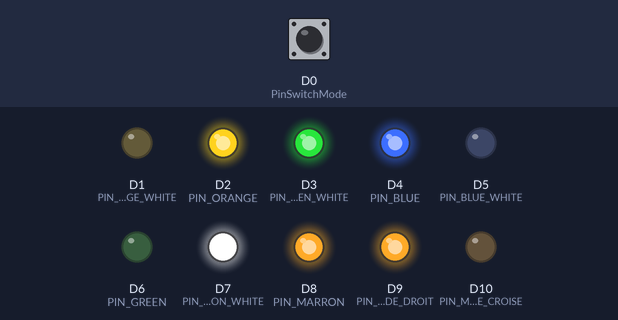
The program below on a simulated Arduino MKR. Shown: output pins drawn as LEDs (lit = HIGH). Inputs (shaded band) come from the test bench; at power-on: D0 (PinSwitchMode) HIGH.

Above: at 1.2 s.
1.3 s: D0 (PinSwitchMode) pulled LOW for 0.15 s
At 1.9 s:
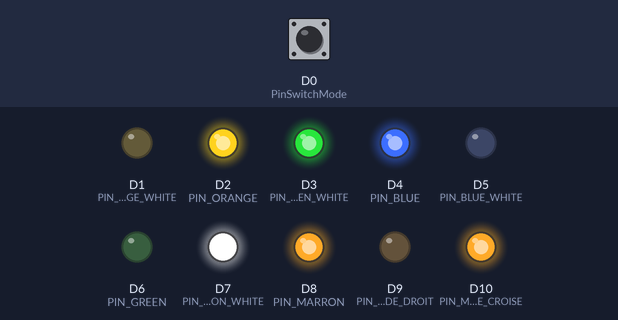
3.0 s: D0 (PinSwitchMode) pulled LOW for 1 s
At 4.5 s:
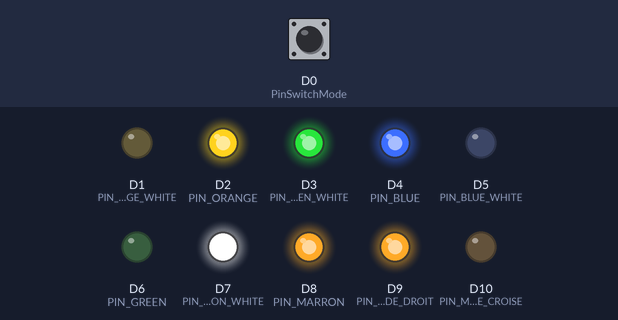
5.5 s: D0 (PinSwitchMode) pulled LOW for 3.2 s
At 9.2 s:
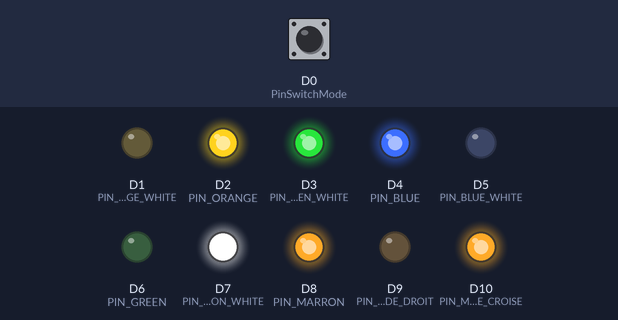
Timing chart, 0 to 10.7 s (numbered marks = the images above; inputs shaded):
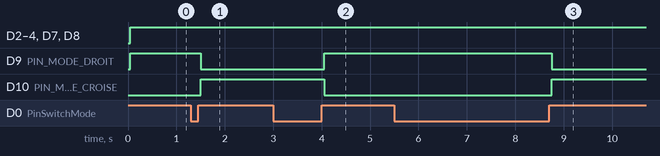

Measured:
- after the input at 1.3 s, D9 (PIN_MODE_DROIT): HIGH → LOW after 0.20 s; D10 (PIN_MODE_CROISE): LOW → HIGH after 0.20 s
- after the input at 3.0 s, D9 (PIN_MODE_DROIT): LOW → HIGH after 1.1 s; D10 (PIN_MODE_CROISE): HIGH → LOW after 1.1 s
- after the input at 5.5 s, D9 (PIN_MODE_DROIT): HIGH → LOW after 3.3 s; D10 (PIN_MODE_CROISE): LOW → HIGH after 3.3 s

The program:

main.cpp
```cpp
/*

TITRE          : Test de 02 Cables RJ45 MKR1000
AUTEUR         : Franck Nkeubou Awougang
DATE           : 28/01/2022
DESCRIPTION    : Programme pour tester deux cables RJ45, ce uC sera considéré comme éméteur du
				 signal.
				 Inspiration du code BuitinExample de Arduino pour le rebondissement. Source : https://www.arduino.cc/en/Tutorial/BuiltInExamples/Debounce
VERSION        : 0.0.2

*/

// Librairies.
#include <Arduino.h>
#include "Timer.h"
#include "Functions.h"

// Declaration d'une instance de la classe Timer.
Timer Temp;
Timer TempPrint;
RJ45_Female MaTeteFemelle;

// Déclaration des constantes.
// Les LEDs.
const short int PIN_GREEN_LED1 = A1;
const short int PIN_GREEN_LED2 = A2;
const short int PIN_GREEN_LED3 = A3;
const short int PIN_GREEN_LED4 = A4;
const short int PIN_MODE_DROIT = 9;
const short int PIN_MODE_CROISE = 10;

// Les Pin pour le RJ45 Femelle.
const short int PIN_BLUE     	 = 4;
const short int PIN_GREEN        = 6;
const short int PIN_ORANGE  	 = 2;
const short int PIN_MARRON  	 = 8;
const short int PIN_BLUE_WHITE 	 = 5;
const short int PIN_GREEN_WHITE  = 3;
const short int PIN_ORANGE_WHITE = 1;
const short int PIN_MARRON_WHITE = 7;

// Declaration du tableau de toutes les pins du RJ45_Female
short int PinsValues[8] = {PIN_ORANGE_WHITE, PIN_ORANGE, PIN_GREEN_WHITE, PIN_BLUE,
							PIN_BLUE_WHITE, PIN_GREEN, PIN_MARRON_WHITE, PIN_MARRON};

// Déclaration des variables.
// Variables will change:
short int ledState = LOW;         // the current state of the output pin
short int buttonState;             // the current reading from the input pin
short int lastButtonState = HIGH;   // the previous reading from the input pin
unsigned long lastDebounceTime = 0;  // the last time the output pin was toggled
unsigned long debounceDelay = 50;    // the debounce time; increase if the output flickers

short int PinSwitchMode   	 = 0;

// Declaration des fonctions.
void ActiveCableEthernet(short int PinBroche);
void DesactiveCableEthernet();
void LEDModeON();

void setup() {

	Serial.begin(9600);

	// Configuration des sorties des broches du RJ45 Femalle.
	MaTeteFemelle.SetPinsRJ45(PinsValues);
	MaTeteFemelle.InitialisationRJ45F();

	// Configuration de la broche de décision.
	pinMode(PinSwitchMode, INPUT);

	pinMode(PIN_MODE_CROISE, OUTPUT);
	pinMode(PIN_MODE_DROIT, OUTPUT);

}

void loop() {
	// put your main code here, to run repeatedly:
	int reading = digitalRead(PinSwitchMode);

	// check to see if you just pressed the button
	// (i.e. the input went from LOW to HIGH), and you've waited long enough
	// since the last press to ignore any noise:

	// If the switch changed, due to noise or pressing:
	if (reading != lastButtonState) {
	// reset the debouncing timer
		lastDebounceTime = millis();
	}

	if ((millis() - lastDebounceTime) > debounceDelay) {
		// whatever the reading is at, it's been there for longer than the debounce
		// delay, so take it as the actual current state:

		// if the button state has changed:
		if (reading != buttonState) {
			buttonState = reading;

			// only toggle the LED if the new button state is HIGH
			if (buttonState == HIGH) {
				ledState = !ledState;
				MaTeteFemelle.SendSignal();
				LEDModeON(); // On change de mode sur la LED.
			}
		}
	}

	// save the reading. Next time through the loop, it'll be the lastButtonState:
	lastButtonState = reading;
}


void LEDModeON(){
	if (ledState){
		analogWrite(PIN_MODE_DROIT, 255);
		analogWrite(PIN_MODE_CROISE, 0);
	}
	else{
		analogWrite(PIN_MODE_DROIT, 0);
		analogWrite(PIN_MODE_CROISE, 255);
	}
}

void DesactiveCableEthernet(){
	analogWrite(PIN_BLUE, 0);
	analogWrite(PIN_GREEN, 0);
	analogWrite(PIN_ORANGE, 0);
	analogWrite(PIN_MARRON, 0);
	analogWrite(PIN_BLUE_WHITE, 0);
	analogWrite(PIN_GREEN_WHITE, 0);
	analogWrite(PIN_ORANGE_WHITE, 0);
	analogWrite(PIN_MARRON_WHITE, 0);
}
```

Functions.h
```cpp
// En même temps, on inclu Arduino.hvoid SelectLED(short int NumLED);
#ifndef FUNCTIONS_H
    #define FUNCTIONS_H

class RJ45_Female
{
private:
    /* data */
    short int PinCables[8];
    short int SignalGot[8];
    u_int8_t ValeurFinale = 0x00;
    u_int8_t ValCableDroit = 0x73;
    u_int8_t ValCableCroise = 0x97;
    u_int8_t ValCableCroiseInverse = 0x6E;
public:
    RJ45_Female();

    //Initialisation des broches.
    void InitialisationRJ45F();

    void SetPinsRJ45(short int PINS[]);

    void SendSignal();


};


#endif
```

Timer.h
```cpp
/*

TITRE          : Feux de signalisation en POO.
AUTEUR         : Franck Nkeubou Awougang
DATE           : 21/01/2022
DESCRIPTION    : Programme pour faire fonctionner un feu de signalisation suivant
                  4 états (Clignotement_Vert, Vert, Jaune et Rouge) en utilisant les classes.
VERSION        : 0.0.1

*/

#ifndef TIMER_H
    #define TIMER_H // En même temps, on inclu Arduino.h

class Timer
{
    private:
        unsigned long timerStart  = 0;
        unsigned long timerTarget = 0;

    public:
        Timer(){}

        void startTimer(int msec);

        bool isTimerReady();
};

class LedFromColor
{
    private:
        short int BrocheColor;
        short int LedPIN;

    public:
        LedFromColor(){}

        void Initialisation();

        void Configure(short int PIN, short int Broche);

        short int GetPINLed();
};
#endif
```

Functions.cpp
```cpp
#include <Arduino.h>
#include "Functions.h"

RJ45_Female::RJ45_Female(){};
void RJ45_Female::InitialisationRJ45F(){
        for (int i = 0; i < 8; i++)
        {
            pinMode(PinCables[i], OUTPUT);
        }

    }
void RJ45_Female::SetPinsRJ45(short int PINS[]){
        for (int i = 0; i < 8; i++)
        {
           PinCables[i] = PINS[i];
        }
    }

/**
 * @brief Fonction qui envoi le signal suivant la representation :
 *      0 1 1 1 0 0 0 1 1
 *
 */
void RJ45_Female::SendSignal(){
        analogWrite(PinCables[0], 0);
        analogWrite(PinCables[1], 255);
        analogWrite(PinCables[2], 255);
        analogWrite(PinCables[3], 255);
        analogWrite(PinCables[4], 0);
        analogWrite(PinCables[5], 0);
        analogWrite(PinCables[6], 255);
        analogWrite(PinCables[7], 255);

        // uint8_t Temp;
        // for (int i = 0; i < 8; i++)
        // {
        //     Temp = pow(2, i);
        //     if
        // }

}
```

Timer.cpp
```cpp
#include <Arduino.h>
#include "Timer.h"

void Timer::startTimer(int msec) {
            timerStart = millis();
            timerTarget = msec;
        }
bool Timer::isTimerReady() {
            return (millis() - timerStart) > timerTarget;
        }

void LedFromColor::Initialisation(){
            pinMode(LedPIN, OUTPUT);
        }

void LedFromColor::Configure(short int PIN, short int Broche){
    LedPIN = PIN;
    BrocheColor = Broche;
}

short int LedFromColor::GetPINLed(){
    return BrocheColor;
}
```
